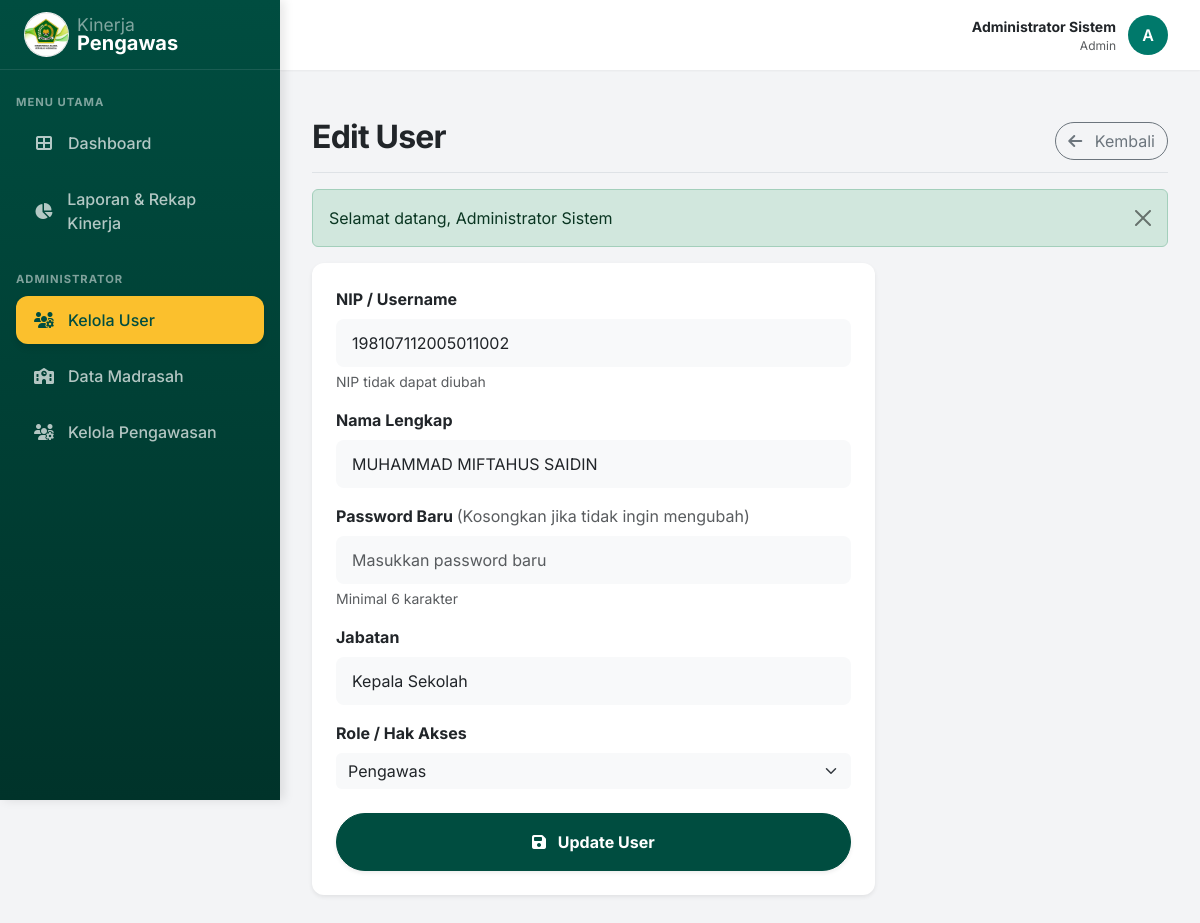
Page /modules/admin/users/edit.php?id=93 (signed in) on the committed database.
### tables this page shows
CREATE TABLE `users` (
  `id` int NOT NULL,
  `nip` varchar(20) NOT NULL,
  `peg_id` varchar(20) DEFAULT NULL,
  `nama_lengkap` varchar(100) NOT NULL,
  `password` varchar(255) NOT NULL,
  `role` enum('admin','pimpinan','pengawas','pendamping') NOT NULL,
  `jabatan` varchar(100) DEFAULT NULL,
  `created_at` timestamp NOT NULL DEFAULT CURRENT_TIMESTAMP
);

### modules/admin/users/edit.php (the view, shortened to what this page needs)
<?php
require_once __DIR__ . '/../../../core/koneksi.php';
require_once __DIR__ . '/../../../templates/header.php';
require_once __DIR__ . '/../../../templates/sidebar.php';
$id = $_GET['id'] ?? 0;
$query = mysqli_query($conn, "SELECT * FROM users WHERE id = $id");
$data = mysqli_fetch_assoc($query);
?>
<main class="main-content w-100">
    <div class="d-flex justify-content-between flex-wrap flex-md-nowrap align-items-center pt-3 pb-2 mb-3 border-bottom">
        <h1 class="h2 fw-bold text-dark">Edit User</h1>
        <div class="btn-toolbar mb-2 mb-md-0">
            <a href="index.php" class="btn btn-outline-secondary rounded-pill">
                <i class="fas fa-arrow-left me-2"></i> Kembali
            </a>
        </div>
    </div>
    <?php echo flash(); ?>
    <div class="row">
        <div class="col-lg-8">
            <div class="card border-0 shadow-sm">
                <div class="card-body p-4">
                    <form action="aksi.php?act=update" method="POST">
                        <div class="mb-3">
                            <label for="nip" class="form-label fw-bold">NIP / Username</label>
                            <input type="text" class="form-control bg-light border-0" id="nip" name="nip" value="<?php echo $data['nip']; ?>" required readonly>
                            <div class="form-text">NIP tidak dapat diubah</div>
                        </div>
                        <div class="mb-3">
                            <label for="nama_lengkap" class="form-label fw-bold">Nama Lengkap</label>
                            <input type="text" class="form-control bg-light border-0" id="nama_lengkap" name="nama_lengkap" value="<?php echo $data['nama_lengkap']; ?>" required>
                        </div>
                        <div class="mb-3">
                            <label for="password" class="form-label fw-bold">Password Baru <span class="text-muted fw-normal">(Kosongkan jika tidak ingin mengubah)</span></label>
                            <input type="password" class="form-control bg-light border-0" id="password" name="password" placeholder="Masukkan password baru">
                            <div class="form-text">Minimal 6 karakter</div>
                        </div>
                        <div class="mb-3">
                            <label for="jabatan" class="form-label fw-bold">Jabatan</label>
                            <input type="text" class="form-control bg-light border-0" id="jabatan" name="jabatan" value="<?php echo $data['jabatan']; ?>" required>
                        </div>
                        <div class="mb-4">
                            <label for="role" class="form-label fw-bold">Role / Hak Akses</label>
                            <select class="form-select bg-light border-0" id="role" name="role" required>
                                <option value="pengawas" <?php echo ($data['role'] == 'pengawas') ? 'selected' : ''; ?>>Pengawas</option>
                            </select>
                        </div>
                        <div class="d-grid gap-2">
                            <button type="submit" class="btn btn-primary py-3 fw-bold rounded-pill shadow-sm">
                                <i class="fas fa-save me-2"></i> Update User
                            </button>
                        </div>
                    </form>
                </div>
            </div>
        </div>
    </div>
</main>
<?php require_once __DIR__ . '/../../../templates/footer.php'; ?>

### assets/css/style.css (style rules this page uses)
:root { --primary: #004d40; --primary-light: #00796b; --accent: #fbc02d; --bg-body: #f3f4f6; --bg-card: #ffffff; --text-main: #1f2937; --text-muted: #6b7280; --border-color: #e5e7eb; --sidebar-width: 280px; --header-height: 70px; --shadow-sm: 0 1px 2px 0 rgba(0, 0, 0, 0.05); --shadow-md: 0 4px 6px -1px rgba(0, 0, 0, 0.1), 0 2px 4px -1px rgba(0, 0, 0, 0.06); --radius: 0.75rem; }
body { font-family: 'Inter', sans-serif; background-color: var(--bg-body); color: var(--text-main); overflow-x: hidden; }
h1, h2, h3, h4, h5, h6 { font-weight: 700; letter-spacing: -0.025em; }
a { text-decoration: none; }
.card { background: var(--bg-card); border: 1px solid var(--border-color); border-radius: var(--radius); box-shadow: var(--shadow-sm); margin-bottom: 1.5rem; }
.card-body { padding: 1.5rem; }
.btn-primary { background-color: var(--primary); border-color: var(--primary); }
.form-control { border-radius: 0.5rem; padding: 0.75rem 1rem; border-color: var(--border-color); }

### rows in the picture
users: nip "198107112005011002", nama_lengkap "MUHAMMAD MIFTAHUS SAIDIN", jabatan "Kepala Sekolah", role "Pengawas"

### other values in the picture
$user['nama'] "Administrator Sistem"
$user['role'] "Admin"
substr($user['nama'], 0, 1) "A"
$f['message'] "Selamat datang, Administrator Sistem"
